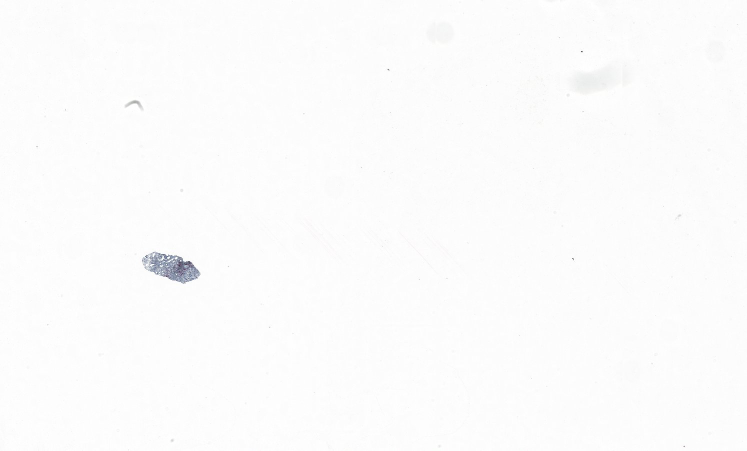
#> input picture tests/fixtures/tiff-images/kidney-48-5.tif, 1493 x 901 px (shown at 1/2 size)
$ python -i image_filters_functional.py   (imports and definitions only)
#> lines starting #> are read from the running program, lines starting #| are printed output that depends on the picture; after the words box and inside, x2 and y2 are one past the last pixel; in counts of white or black regions, pixels touching at a corner belong together
# encoding: utf-8

# ------------------------------------------------------------------------
# Copyright 2022 All Histolab Contributors
#
# Licensed under the Apache License, Version 2.0 (the "License");
# you may not use this file except in compliance with the License.
# You may obtain a copy of the License at
#
#     http://www.apache.org/licenses/LICENSE-2.0
#
# Unless required by applicable law or agreed to in writing, software
# distributed under the License is distributed on an "AS IS" BASIS,
# WITHOUT WARRANTIES OR CONDITIONS OF ANY KIND, either express or implied.
# See the License for the specific language governing permissions and
# limitations under the License.
# ------------------------------------------------------------------------

import math
import operator
from functools import reduce
from typing import Any, Callable, Union

import numpy as np
import PIL
import PIL.ImageOps
import skimage.color as sk_color
import skimage.exposure as sk_exposure
import skimage.feature as sk_feature
import skimage.filters as sk_filters
import skimage.future as sk_future
import skimage.morphology as sk_morphology
import skimage.segmentation as sk_segmentation

from ..util import apply_mask_image, np_to_pil, threshold_to_mask, warn
from .util import mask_percent


# [224 lines left out: functions adaptive_equalization, blue_pen_filter, dab_channel, eosin_channel, green_pen_filter, hematoxylin_channel and 2 more, not called in this run]


def invert(img: PIL.Image.Image) -> PIL.Image.Image:
    """Invert an image, i.e. take the complement of the correspondent array.

    Parameters
    ----------
    img : PIL.Image.Image
        Input image

    Returns
    -------
    PIL.Image.Image
        Inverted image
    """
    if img.mode == "RGBA":
        red, green, blue, alpha = img.split()
        rgb_img = PIL.Image.merge("RGB", (red, green, blue))
        inverted_img_rgb = PIL.ImageOps.invert(rgb_img)
        red, green, blue = inverted_img_rgb.split()
        inverted_img = PIL.Image.merge("RGBA", (red, green, blue, alpha))
    else:
        inverted_img = PIL.ImageOps.invert(img)

    return inverted_img


# [610 lines left out: functions kmeans_segmentation, lab_to_rgb, local_equalization, local_otsu_threshold, rag_threshold, red_pen_filter and 12 more, not called in this run]


def hysteresis_threshold_mask(
    img: PIL.Image.Image, low: int = 50, high: int = 100
) -> np.ndarray:
    """Mask an image using hysteresis threshold

    Compute the Hysteresis threshold on the complement of a grayscale image,
    and return boolean mask based on pixels above this threshold.

    Parameters
    ----------
    img : PIL.Image.Image
        Input image.
    low : int, optional
        low threshold. Default is 50.
    high : int, optional
        high threshold. Default is 100.

    Returns
    -------
    np.ndarray
        Boolean NumPy array where True represents a pixel above Otsu threshold.
    """
    if low is None or high is None:
        raise ValueError("thresholds cannot be None")
    grey_scale = PIL.ImageOps.grayscale(img)
    comp = invert(grey_scale)
    hyst_mask = sk_filters.apply_hysteresis_threshold(np.array(comp), low, high)
    return hyst_mask


# [100 lines left out: functions otsu_threshold, red_filter, yen_threshold, not called in this run]

>>> from PIL import Image
>>> picture = Image.open('../../tests/fixtures/tiff-images/kidney-48-5.tif')
#> picture is the input picture: PIL image 1493x901 RGB; mean R, G, B 251.8, 251.8, 251.9
>>> result = hysteresis_threshold_mask(picture)
#> in invert, `inverted_img = PIL.ImageOps.invert(img)`:
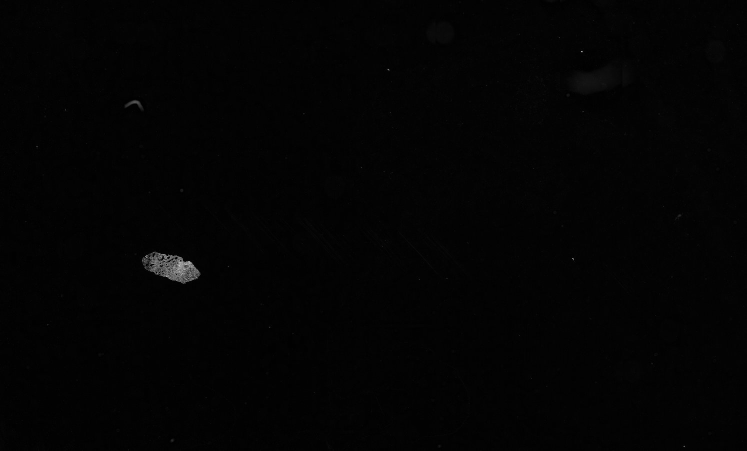
#> inverted_img: PIL image 1493x901 L (shown at 1/2 size); min 0, max 255, mean 3.2
#> in hysteresis_threshold_mask, `hyst_mask = sk_filters.apply_hysteresis_threshold(np.array(comp), low,..`:
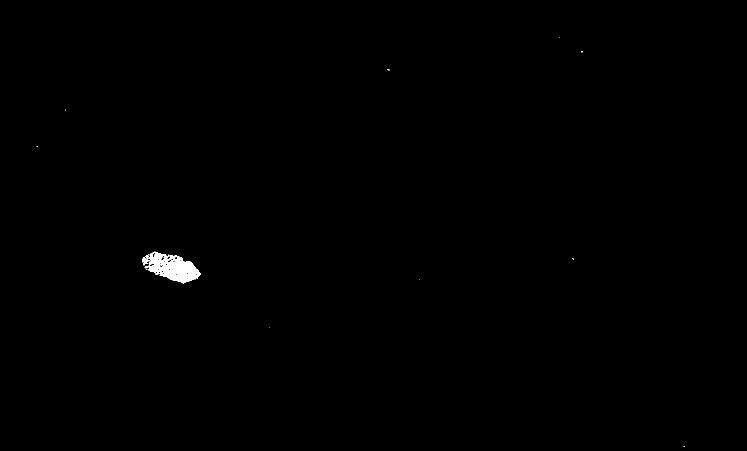
#> hyst_mask: shape (901, 1493) bool (shown at 1/2 size); 0.28% white; 11 white regions (10 under 20 px), largest, box (x1, y1, x2, y2) and area: (284, 503, 401, 568) 3778
